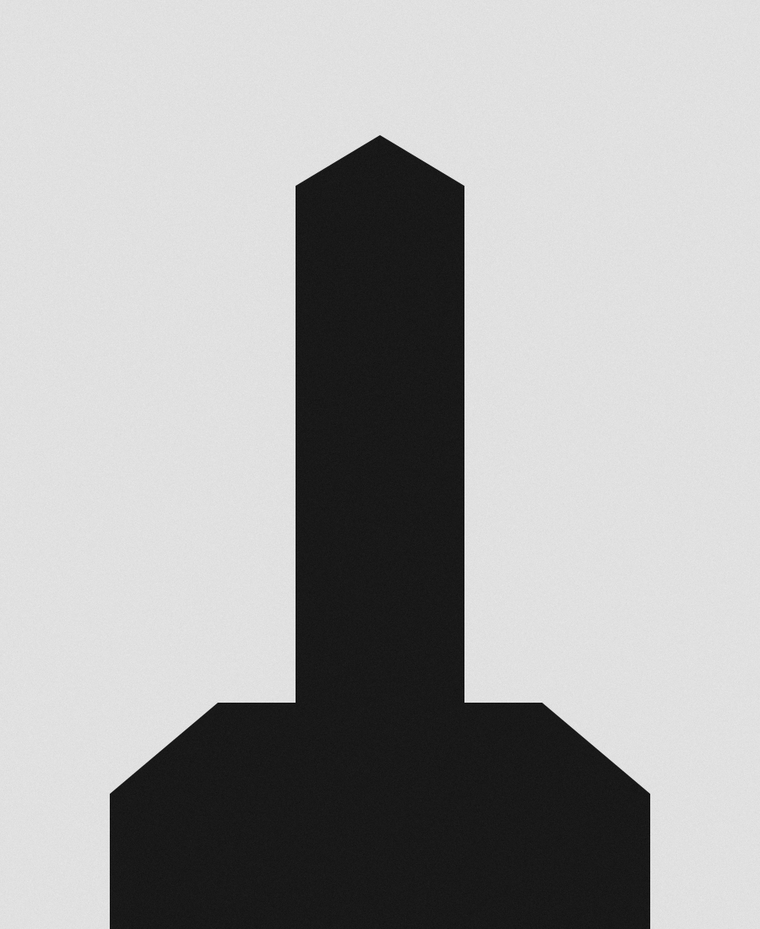
#> input picture examples/synthetic_drill.png, 760 x 929 px, shrunk from 900 x 1100 before the run
$ python -i measure.py   (imports and definitions only)
#> lines starting #> are read from the running program, lines starting #| are printed output that depends on the picture; after the words box and inside, x2 and y2 are one past the last pixel; in counts of white or black regions, pixels touching at a corner belong together
#> further down, picture is the input picture: shape (929, 760); min 0, max 255, mean 166.7
"""
Tool length and diameter from a back-lit silhouette.

With a back light behind the tool, the tool appears as a dark silhouette on a bright
background. This module:

1. segments the silhouette (Otsu threshold + largest dark connected region),
2. finds the tool tip (the silhouette point furthest from the holder) with sub-pixel
   interpolation along the tool axis,
3. measures tool length from the gauge line (the holder's reference face, or the
   camera's reference row when the camera is moved by an encoder-read Z axis),
4. measures the diameter as the silhouette envelope width in a band behind the tip,
   using sub-pixel edge interpolation on every row of the band.

Image coordinates: x to the right, y downwards, pixel centres at (i + 0.5).
"""
from dataclasses import dataclass, asdict, field

import cv2
import numpy as np


@dataclass
class ToolMeasurement:
    length_mm: float          # gauge line -> tool tip
    diameter_mm: float        # envelope diameter in the measuring band
    tip_x_px: float
    tip_y_px: float
    gauge_y_px: float
    axis_x_px: float
    band_y_px: tuple          # (top, bottom) rows used for the diameter
    px_per_mm: float
    z_camera_mm: float = 0.0  # encoder position of the camera relative to its reference
    point_angle_deg: float = None   # included point angle (drills); None for flat-ended tools
    profile: list = field(default_factory=list, repr=False)  # (distance from tip mm, width mm)

    # [5 lines left out: function as_dict, not called in this run]


def tool_mask(gray, threshold=None):
    """Boolean mask of the largest dark region (the tool) and the threshold used."""
    blur = cv2.GaussianBlur(gray, (5, 5), 0)
    if threshold is None:
        threshold, _ = cv2.threshold(blur, 0, 255, cv2.THRESH_BINARY + cv2.THRESH_OTSU)
#> threshold = 124
    mask = (blur < threshold).astype(np.uint8)
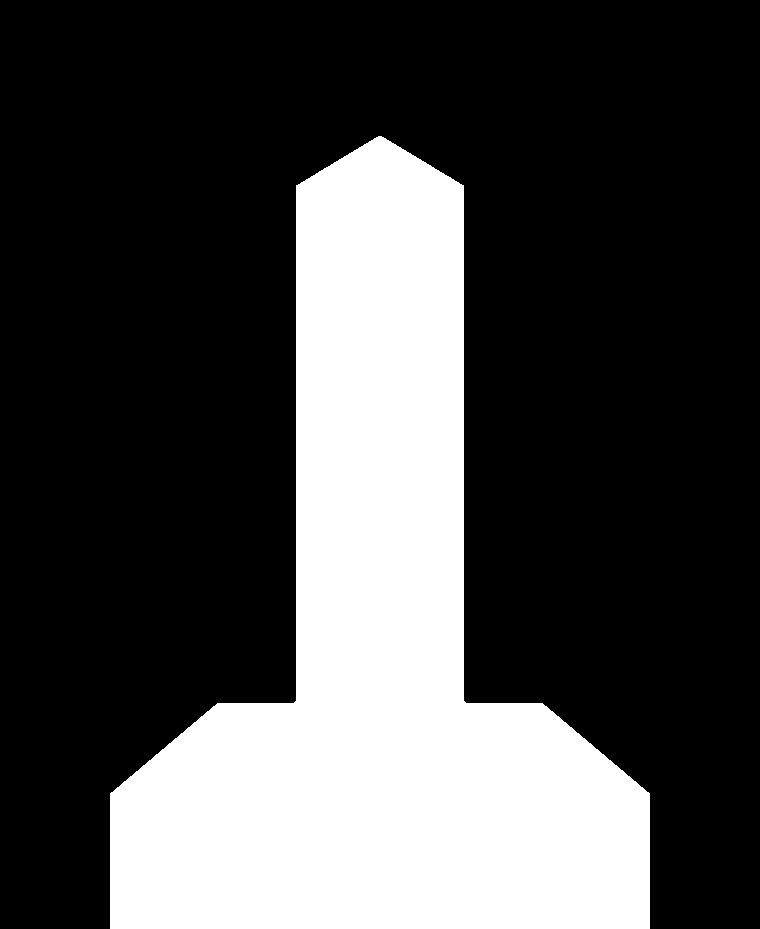
#> mask: shape (929, 760); values 0 (black) and 1 (white), 28.8% white; 1 white region, box (x1, y1, x2, y2) and area: (110, 136, 650, 929) 203459
    n, labels, stats, _ = cv2.connectedComponentsWithStats(mask, connectivity=8)
#> n = 2; stats = [[0, 0, 760, 929, 502581], [110, 136, 540, 793, 203459]]
    if n <= 1:
        raise ValueError("No dark silhouette found - check the back light and exposure.")
    k = 1 + int(np.argmax(stats[1:, cv2.CC_STAT_AREA]))
#> k = 1
    return labels == k, float(threshold)


# [174 lines left out: functions _crossing, measure_tool, _row_edges, annotate, not called in this run]

>>> import cv2
>>> picture = cv2.imread('../examples/synthetic_drill.png', cv2.IMREAD_GRAYSCALE)
>>> result = tool_mask(picture)

$ run again, on examples/synthetic_endmill.png
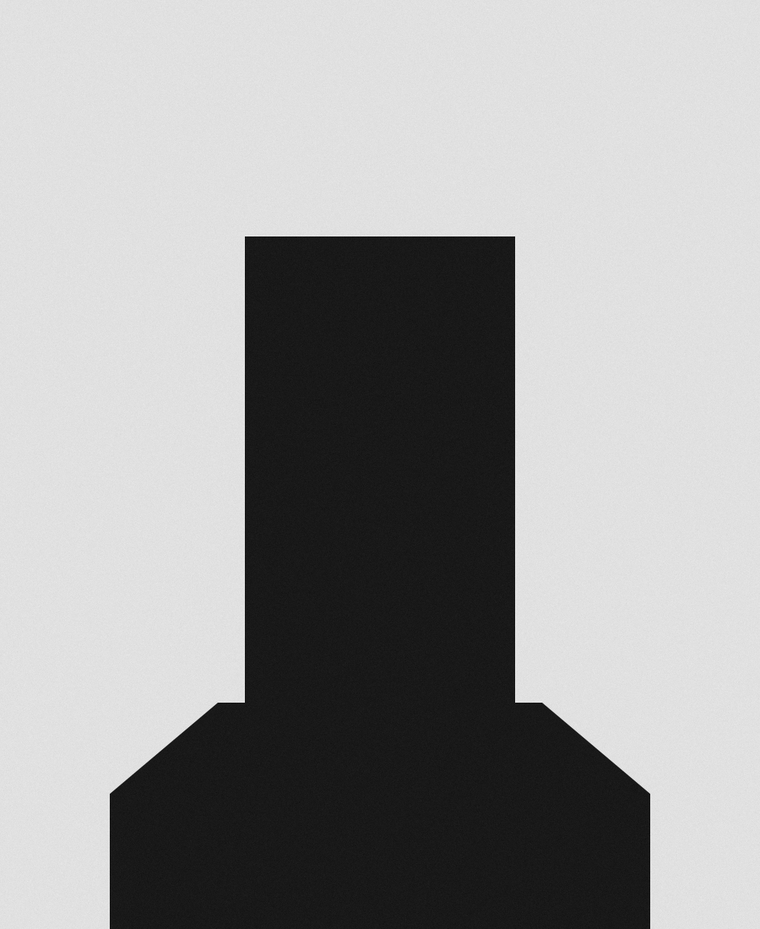
#> input picture examples/synthetic_endmill.png, 760 x 929 px, shrunk from 900 x 1100 before the run
#> picture is the input picture: shape (929, 760); min 0, max 249, mean 157
#> threshold = 124
#> in tool_mask, `mask = (blur < threshold).astype(np.uint8)`:
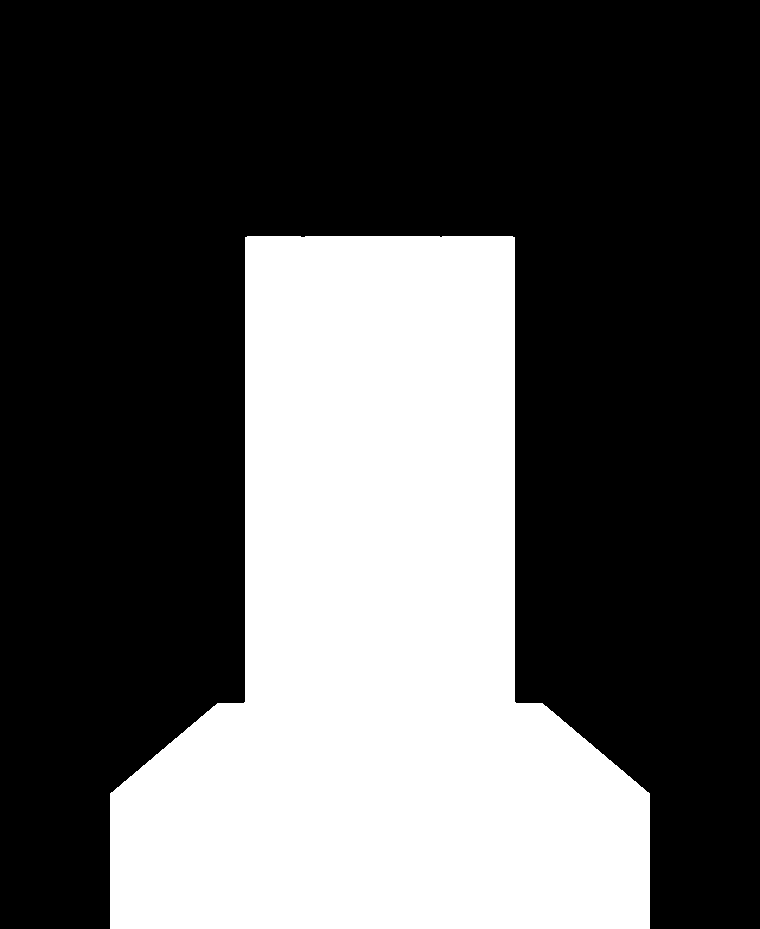
#> mask: shape (929, 760); values 0 (black) and 1 (white), 33.8% white; 1 white region, box (x1, y1, x2, y2) and area: (110, 236, 650, 929) 238373
#> n = 2; stats = [[0, 0, 760, 929, 467667], [110, 236, 540, 693, 238373]]
#> k = 1
